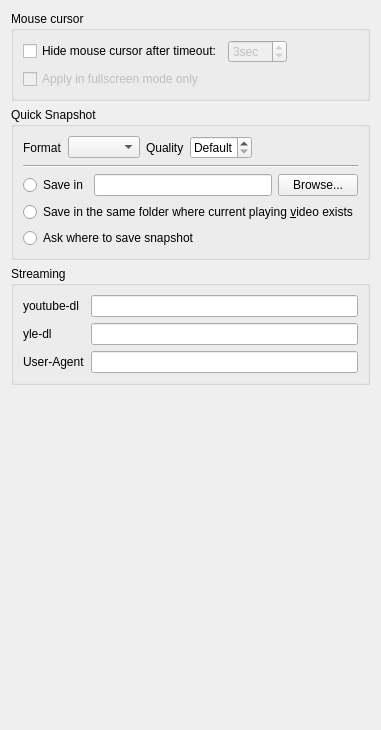
       <widget class="QWidget" name="misc">
        <layout class="QVBoxLayout" name="verticalLayout_25">
         <item>
          <widget class="QGroupBox" name="groupBox_30">
           <property name="title">
            <string>Mouse cursor</string>
           </property>
           <layout class="QVBoxLayout" name="verticalLayout_26">
            <item>
             <layout class="QHBoxLayout" name="horizontalLayout">
              <item>
               <widget class="QCheckBox" name="hide_cursor">
                <property name="text">
                 <string>Hide mouse cursor after timeout:</string>
                </property>
               </widget>
              </item>
              <item>
               <widget class="QSpinBox" name="hide_cursor_delay_sec">
                <property name="enabled">
                 <bool>false</bool>
                </property>
                <property name="accelerated">
                 <bool>true</bool>
                </property>
                <property name="suffix">
                 <string>sec</string>
                </property>
                <property name="minimum">
                 <number>1</number>
                </property>
                <property name="value">
                 <number>3</number>
                </property>
               </widget>
              </item>
              <item>
               <spacer name="horizontalSpacer">
                <property name="orientation">
                 <enum>Qt::Horizontal</enum>
                </property>
                <property name="sizeHint" stdset="0">
                 <size>
                  <width>40</width>
                  <height>20</height>
                 </size>
                </property>
               </spacer>
              </item>
             </layout>
            </item>
            <item>
             <widget class="QCheckBox" name="hide_cursor_fs_only">
              <property name="enabled">
               <bool>false</bool>
              </property>
              <property name="text">
               <string>Apply in fullscreen mode only</string>
              </property>
             </widget>
            </item>
           </layout>
          </widget>
         </item>
         <item>
          <widget class="QGroupBox" name="groupBox_14">
           <property name="title">
            <string>Quick Snapshot</string>
           </property>
           <layout class="QVBoxLayout" name="verticalLayout_16">
            <item>
             <layout class="QHBoxLayout" name="horizontalLayout_29">
              <item>
               <widget class="QLabel" name="label_23">
                <property name="text">
                 <string>Format</string>
                </property>
               </widget>
              </item>
              <item>
               <widget class="QComboBox" name="quick_snapshot_format"/>
              </item>
              <item>
               <widget class="QLabel" name="label_38">
                <property name="text">
                 <string>Quality</string>
                </property>
               </widget>
              </item>
              <item>
               <widget class="QSpinBox" name="quick_snapshot_quality">
                <property name="specialValueText">
                 <string>Default</string>
                </property>
                <property name="minimum">
                 <number>-1</number>
                </property>
                <property name="maximum">
                 <number>100</number>
                </property>
                <property name="value">
                 <number>-1</number>
                </property>
               </widget>
              </item>
              <item>
               <spacer name="horizontalSpacer_15">
                <property name="orientation">
                 <enum>Qt::Horizontal</enum>
                </property>
                <property name="sizeHint" stdset="0">
                 <size>
                  <width>40</width>
                  <height>20</height>
                 </size>
                </property>
               </spacer>
              </item>
             </layout>
            </item>
            <item>
             <widget class="Line" name="line">
              <property name="orientation">
               <enum>Qt::Horizontal</enum>
              </property>
             </widget>
            </item>
            <item>
             <layout class="QHBoxLayout" name="horizontalLayout_16">
              <item>
               <widget class="QRadioButton" name="save_quick_snapshot_folder">
                <property name="text">
                 <string>Save in</string>
                </property>
               </widget>
              </item>
              <item>
               <widget class="QLineEdit" name="quick_snapshot_folder">
                <property name="readOnly">
                 <bool>true</bool>
                </property>
               </widget>
              </item>
              <item>
               <widget class="QPushButton" name="quick_snapshot_folder_browse">
                <property name="text">
                 <string>Browse...</string>
                </property>
               </widget>
              </item>
             </layout>
            </item>
            <item>
             <widget class="QRadioButton" name="save_quick_snapshot_current">
              <property name="text">
               <string>Save in the same folder where current playing &amp;video exists</string>
              </property>
             </widget>
            </item>
            <item>
             <widget class="QRadioButton" name="save_quick_snapshot_ask">
              <property name="text">
               <string>Ask where to save snapshot</string>
              </property>
             </widget>
            </item>
           </layout>
          </widget>
         </item>
         <item>
          <widget class="QGroupBox" name="groupBox_34">
           <property name="title">
            <string notr="true">Streaming</string>
           </property>
           <layout class="QFormLayout" name="formLayout_21">
            <item row="0" column="0">
             <widget class="QLabel" name="label_25">
              <property name="text">
               <string>youtube-dl</string>
              </property>
             </widget>
            </item>
            <item row="0" column="1">
             <widget class="QLineEdit" name="yt_program"/>
            </item>
            <item row="2" column="0">
             <widget class="QLabel" name="label_59">
              <property name="text">
               <string notr="true">User-Agent</string>
              </property>
             </widget>
            </item>
            <item row="2" column="1">
             <widget class="QLineEdit" name="yt_user_agent"/>
            </item>
            <item row="1" column="1">
             <widget class="QLineEdit" name="yle_program"/>
            </item>
            <item row="1" column="0">
             <widget class="QLabel" name="label">
              <property name="text">
               <string>yle-dl</string>
              </property>
             </widget>
            </item>
           </layout>
          </widget>
         </item>
         <item>
          <spacer name="verticalSpacer_11">
           <property name="orientation">
            <enum>Qt::Vertical</enum>
           </property>
           <property name="sizeHint" stdset="0">
            <size>
             <width>20</width>
             <height>334</height>
            </size>
           </property>
          </spacer>
         </item>
        </layout>
       </widget>
